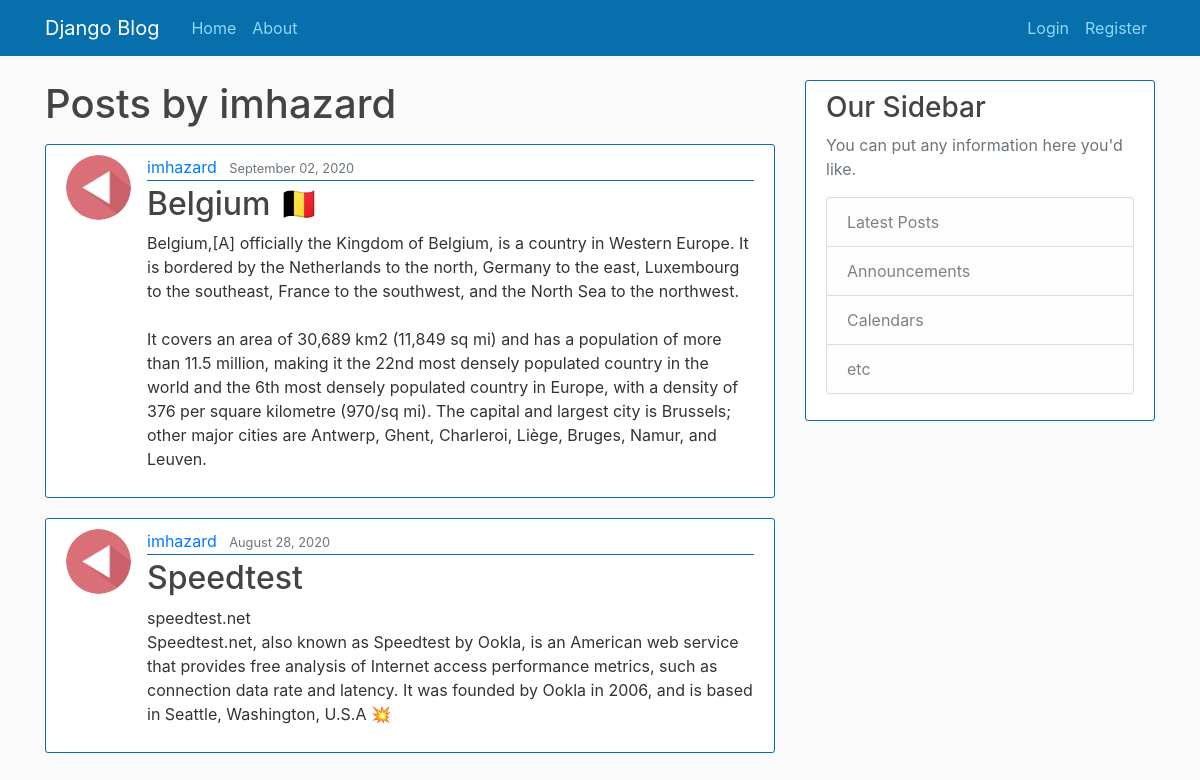
Page /user/imhazard on the committed database.
### blog/models.py (models this page shows, shortened)
class Post(models.Model):  # creating the following attributes.
    title = models.CharField(max_length=100)
    content = models.TextField()
    date_posted = models.DateTimeField(default=timezone.now)
    author = models.ForeignKey(User, on_delete=models.CASCADE, null=True)

### users/models.py (models this page shows, shortened)
class Profile(models.Model):
    user = models.OneToOneField(User, on_delete=models.CASCADE)
    image = models.ImageField(default='default.jpg', upload_to='profile_pics')

### blog/views.py (the view)
# urls.py: path('user/<str:username>', UserPostListView.as_view(), name='user-posts'),
class UserPostListView(ListView):
    model = Post
    template_name = 'blog/user_posts.html'
    context_object_name = 'posts'
    def get_queryset(self):
        user = get_object_or_404(User, username=self.kwargs.get('username'))
        return Post.objects.filter(author=user).order_by('-date_posted')

### blog/templates/blog/user_posts.html
{%extends "blog/base.html"%} {%block content%}
<h1 class="mb-3">Posts by {{view.kwargs.username}}</h1>
{% for post in posts %}
<article class="media content-section">
  <img
    class="rounded-circle article-img"
    src="{{post.author.profile.image.url}}"
  />
  <div class="media-body">
    <div class="article-metadata">
      <a class="mr-2" href="{% url 'user-posts' post.author.username %}"
        >{{ post.author }}</a
      >
      <small class="text-muted">{{ post.date_posted|date:"F d, Y" }}</small>
    </div>
    <h2>
      <a class="article-title" href="{%url 'post-detail' post.id%}"
        >{{ post.title }}</a
      >
    </h2>
    <p class="article-content">{{ post.content }}</p>
  </div>
</article>
{% endfor %} {% endblock content%}

### blog/static/blog/main.css (style rules this page uses)
body { background: #fafafa; color: #333333; margin-top: 5rem; }
h1, h2, h3, h4, h5, h6 { color: #444444; }
.content-section { background: #ffffff; padding: 10px 20px; border: 1px solid #066fac; border-radius: 3px; margin-bottom: 20px; }
.article-title { color: #444444; }
.article-content { white-space: pre-line; }
.article-img { height: 65px; width: 65px; margin-right: 16px; }
.article-metadata { padding-bottom: 1px; margin-bottom: 4px; border-bottom: 1px solid #066fac; }

### rows in the picture
Post: author.profile.image (picture), author "imhazard", date_posted "September 02, 2020", title "Belgium 🇧🇪", content "Belgium,[A] officially the Kingdom of Belgium, is a country in Western Europe. It is bordered by the Netherlands to the north, Germany to the east, Luxembourg to the southeast, France to the southwest, and the North Sea to the northwest. It covers an area of 30,689 km2 (11,849 sq mi) and has a population of more than 11.5 million, making it the 22nd most densely populated country in the world and the 6th most densely populated country in Europe, with a density of 376 per square kilometre (970/sq mi). The capital and largest city is Brussels; other major cities are Antwerp, Ghent, Charleroi, Liège, Bruges, Namur, and Leuven."
Post: author.profile.image (picture), author "imhazard", date_posted "August 28, 2020", title "Speedtest", content "speedtest.net Speedtest.net, also known as Speedtest by Ookla, is an American web service that provides free analysis of Internet access performance metrics, such as connection data rate and latency. It was founded by Ookla in 2006, and is based in Seattle, Washington, U.S.A 💥"

### other values in the picture
{{ view.kwargs.username }} "imhazard"
